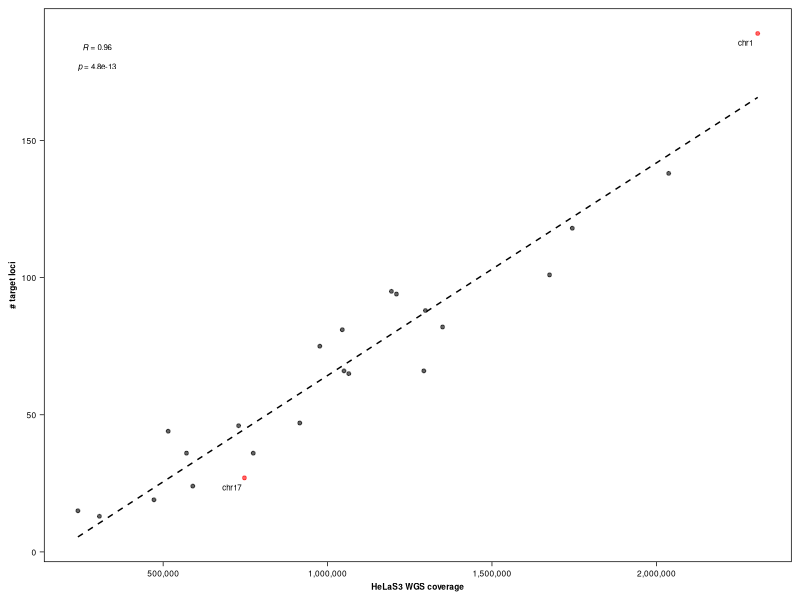

Generate this figure with R:
#!/usr/bin/env Rscript

######################################################################################
# Plot correlation between number of insertions per chr and wgs coverage of each chr #
######################################################################################

setwd("$HOME/projects/iss/analysis")
library("ggpubr")

# import dataframe from ChrDistTableMaker.sh output file
mydata <- read.delim("chromosomal_distribution.tab",
  header = TRUE,
  sep = "\t",
  quote = "\"",
  dec = ".",
  fill = TRUE,
  comment.char = "",
  check.names = FALSE,
  row.names = 1
)

# create a table to run and store binomial test result and multitesting correction for each chromosome
a <- cbind(
  hits = mydata$loc,
  total = sum(mydata$loc),
  prob = (mydata$wgs / sum(mydata$wgs))
)
a <- as.data.frame(a, row.names = row.names(mydata))
test <- function(z) {
  binom.test(x = z[1], n = z[2], p = z[3])$p.value
}
a$pval <- cbind(apply(a, 1, test))
a <- cbind(a, padj = p.adjust(a$pval, method = "fdr"))

# add columns to original dataframe with:
#   - significance of binomial test
#   - name of chr
# this will be used for coloring and labelling in the scatterplot
mydata$sig <- ifelse(a$padj <= 0.05, TRUE, FALSE)
mydata$name <- row.names(mydata)

# generate scatterplot
pdf.options(
  width = 2,
  height = 2,
  family = "Helvetica",
  useDingbats = FALSE
)
pdf(file = "ChrDistScatterPlot.pdf")
fs <- 6
p <- ggscatter(mydata,
  x = "wgs",
  y = "loc",
  color = "sig",
  alpha = 0.6,
  palette = c("black", "red"),
  size = 1,
  add = "reg.line",
  add.params = list (color = "black", size = 0.5, linetype = "dashed"),
  fullrange = TRUE,
  label = "name",
  label.select = subset(mydata, sig == TRUE)$name,
  font.label = list (color = "black", size = fs),
  repel = TRUE,
  cor.coef = TRUE,
  cor.coef.size = 2,
  cor.coeff.args = list(
    method = "pearson",
    label.x.npc = "left",
    label.y.npc = "top",
    label.sep = "\n"
  )
)
ggpar(p,
  xlab = "HeLaS3 WGS coverage",
  ylab = "# target loci",
  font.x = c(fs, "bold"),
  font.y = c(fs, "bold"),
  font.tickslab = c(fs)
) +
scale_x_continuous(
  labels = scales::comma
) +
rremove("legend") +
rremove("axis") +
theme(
  axis.ticks = element_line(size = 0.25),
  panel.border = element_rect(size = 0.5, fill = NA)
)
dev.off()
